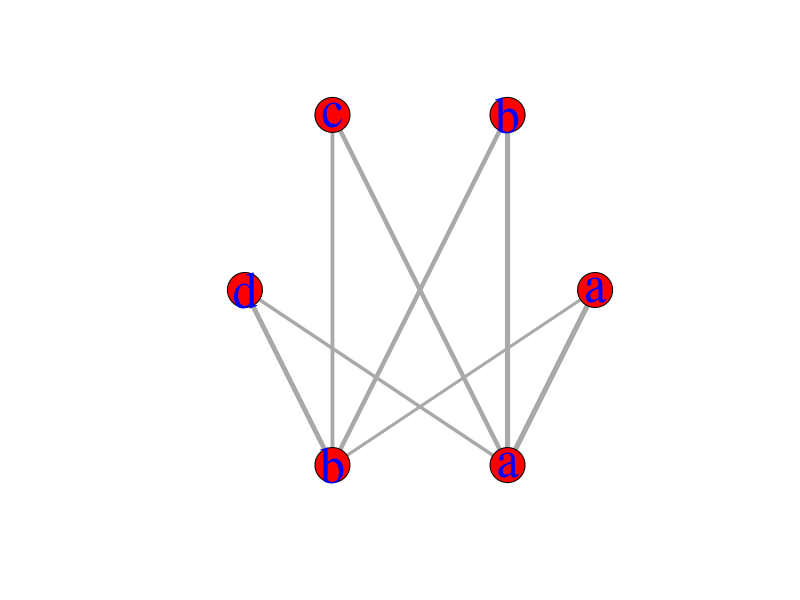

The R script that drew this image:
install.packages("igraph")
library(igraph)

s <- cbind(A=sample(letters[1:4], 100, replace=TRUE),
           B=sample(letters[1:2], 100, replace=TRUE))
s.tab <- table(s[,1], s[,2])

s.g <- graph.incidence(s.tab, weighted=T)
plot(s.g, layout=layout.circle, 
     vertex.label=c(letters[1:4],letters[2:1]),     
     vertex.color=c(rep("red",4),rep("red",2)), 
     edge.width=c(s.tab)/3, vertex.size=20, 
     vertex.label.cex=3, vertex.label.color="blue")
